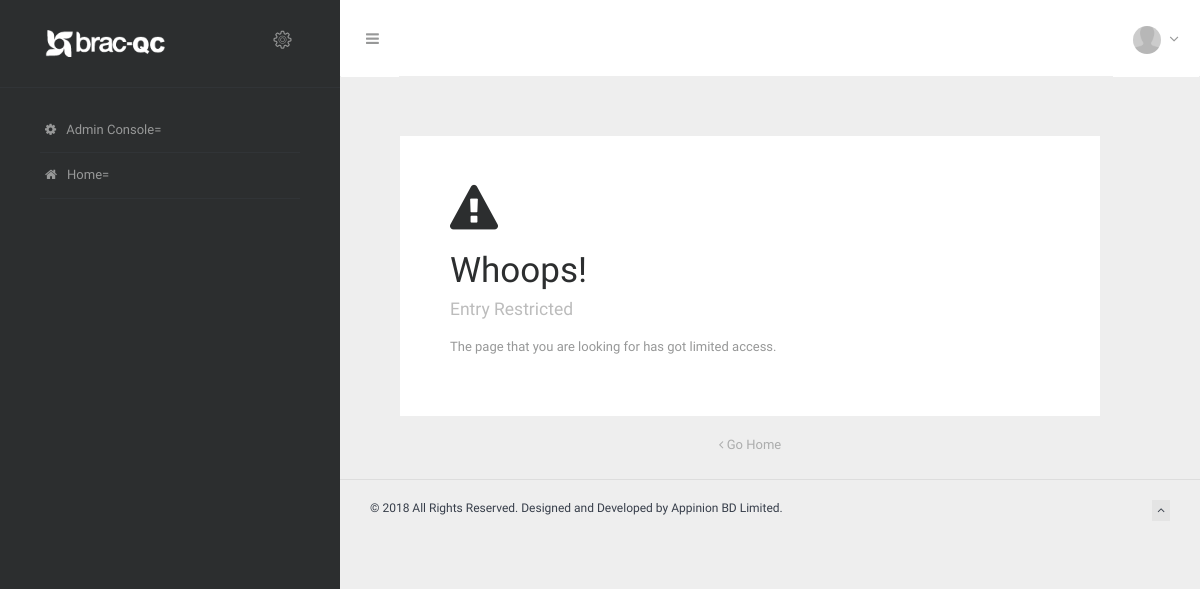
The app's page /index.php/access_denied, older data.
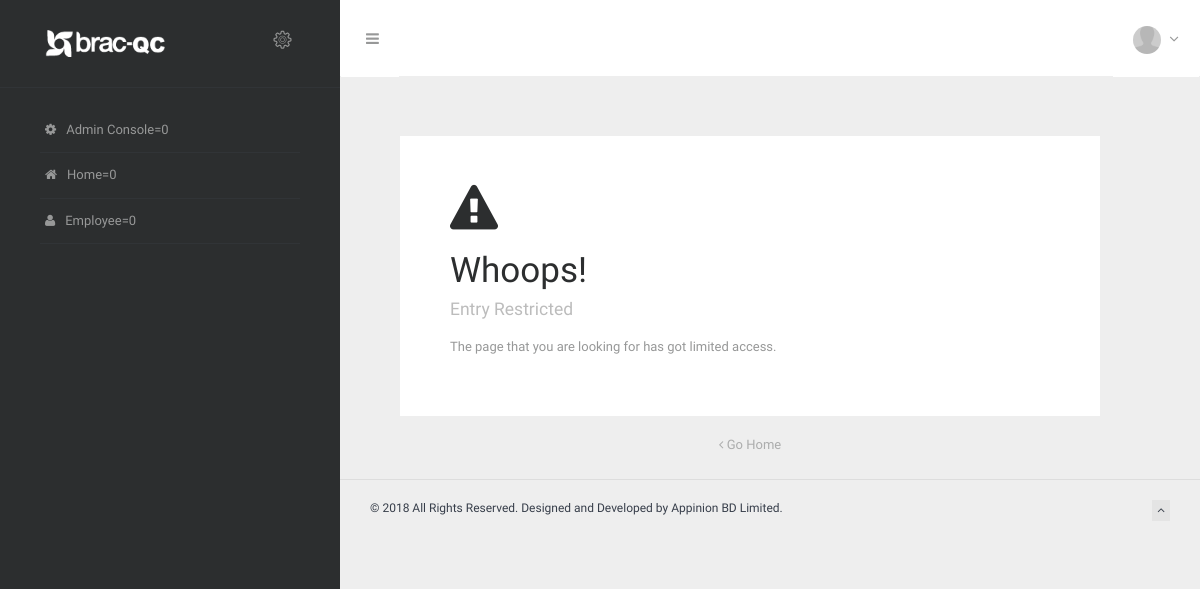
The same page, newer data.
### tables this page shows
CREATE TABLE `tbl_menu` (
  `ser_id` int(8) NOT NULL,
  `menu_label` varchar(40) NOT NULL,
  `menu_url` varchar(250) DEFAULT NULL,
  `menu_icon` varchar(20) DEFAULT NULL,
  `parent_menu` int(8) NOT NULL DEFAULT '0',
  `menu_level` int(6) NOT NULL DEFAULT '0'
);

### application/controllers/Access_denied.php (called while the page is built, shortened)
<?php if ( ! defined('BASEPATH')) exit('No direct script access allowed');
class Access_denied extends CI_Controller
{
    public function index()
    {
        $data['main_content'] = 'vw_access_denied';
        $this->load->view('vw_master', $data);
    }
}

### index.php (called while the page is built, shortened)
<?php
require_once BASEPATH.'core/CodeIgniter.php';

### application/libraries/Aauth.php (the view, shortened to what this page needs)
<?php if (!defined('BASEPATH')) exit('No direct script access allowed');
class Aauth {
	public $CI;
	public function __construct() {
		$this->CI = & get_instance();
	}
	public function get_menu()
	{
		$this->CI->db->select('a.*');
		$this->CI->db->from('tbl_menu a');
		$menu_items  = $this->CI->db->get()->result_array();
		$menu_res = $this->html_ordered_menu($menu_items, 0);
		return $menu_res;
	}
	public function html_ordered_menu($array,$parent_id = 0)
	{
		$menu_html = '<ul class="main-menu" id="main-menu">';
		foreach($array as $element) {
			if($element['parent_menu']==$parent_id) {
				$menu_html .= '<li class="';
				$menu_html .='"><a href="'.base_url().$element['menu_url'].'">';
				if($element['menu_icon']){
					$menu_html .= '<i class="fa fa-2x '.$element['menu_icon'].'"></i>';
				}
				$menu_html .=$element['menu_label'].'='.$element['parent_menu'].'</a>';
				$menu_html .= $this->html_ordered_menu($array,$element['ser_id']);
				$menu_html .= '</li>';
			}
		}
		$menu_html .= '</ul>';
		return $menu_html;
	}
}

### application/views/vw_master.php (shortened to what this page needs)
<!doctype html>
<html lang="en">
<head>
    <link rel="stylesheet" href="<?php echo base_url(); ?>assets/css/fonts/linecons/css/linecons.css">
    <link rel="stylesheet" href="<?php echo base_url(); ?>assets/css/fonts/fontawesome/css/font-awesome.min.css">
    <link rel="stylesheet" href="<?php echo base_url(); ?>assets/css/bootstrap.css">
    <link rel="stylesheet" href="<?php echo base_url(); ?>assets/css/xenon-core.css">
    <link rel="stylesheet" href="<?php echo base_url(); ?>assets/css/xenon-forms.css">
    <link rel="stylesheet" href="<?php echo base_url(); ?>assets/css/xenon-components.css">
    <link rel="stylesheet" href="<?php echo base_url(); ?>assets/css/xenon-skins.css">
    <link rel="stylesheet" href="<?php echo base_url(); ?>assets/css/custom.css">
</head>
<body class="page-body">
<div class="page-container">
    <div class="sidebar-menu toggle-others fixed">
        <div class="sidebar-menu-inner">
            <header class="logo-env">
                <div class="logo">
                    <a href="<?= base_url()?>" class="logo-expanded">
                        <img src="<?php echo base_url(); ?>assets/qc_logo.png" style="width: 120px;" alt="" />
                    </a>
                </div>
                <div class="settings-icon">
                    <a href="#" data-toggle="settings-pane" data-animate="true">
                        <i class="linecons-cog"></i>
                    </a>
                </div>
            </header>
            <?php echo $this->aauth->get_menu(); ?>
        </div>
    </div>
    <div class="main-content">
        <nav class="navbar user-info-navbar"  role="navigation">
            <ul class="user-info-menu left-links list-inline list-unstyled">
                <li class="hidden-sm hidden-xs">
                    <a href="#" data-toggle="sidebar">
                        <i class="fa-bars"></i>
                    </a>
                </li>
            </ul>
            <ul class="user-info-menu right-links list-inline list-unstyled">
                <li class="dropdown user-profile">
                    <a href="#" class="dropdown-toggle" data-toggle="dropdown">
                        <img src="<?php echo base_url(); ?>assets/images/user-4.png" alt="user-image" class="img-circle img-inline userpic-32" width="28" />
                        <span>
                            <i class="fa-angle-down"></i>
							</span>
                    </a>
                </li>
            </ul>
        </nav>
        <?php if(isset($main_content)) { $this->load->view($main_content); } ?>
        <footer class="main-footer sticky footer-type-1">
            <div class="footer-inner">
                <div class="footer-text">
                    <a href="">© 2018 All Rights Reserved. Designed and Developed by Appinion BD Limited.</a>
                </div>
                <div class="go-up">
                    <a href="#" rel="go-top">
                        <i class="fa-angle-up"></i>
                    </a>
                </div>
            </div>
        </footer>
    </div>
</div>
<link rel="stylesheet" href="<?php echo base_url()?>assets/js/daterangepicker/daterangepicker-bs3.css">
<link rel="stylesheet" href="<?php echo base_url()?>assets/js/select2/select2.css">
<link rel="stylesheet" href="<?php echo base_url()?>assets/js/select2/select2-bootstrap.css">
<link rel="stylesheet" href="<?php echo base_url()?>assets/js/multiselect/css/multi-select.css">
<link rel="stylesheet" href="<?php echo base_url()?>assets/js/datatables/dataTables.bootstrap.css">
<link rel="stylesheet" href="<?php echo base_url()?>assets/js/icheck/skins/all.css">
</body>
</html>

### application/views/vw_access_denied.php
<div class="main-content">
    <div class="page-error centered">
        <div class="error-symbol">
            <i class="fa-warning"></i>
        </div>
        <h2>
            Whoops!
            <small>Entry Restricted</small>
        </h2>
        <p>The page that you are looking for has got limited access.</p>
    </div>
    <div class="page-error-search centered">
        <a href="<?= base_url() ?>" class="go-back">
            <i class="fa-angle-left"></i>
            Go Home
        </a>
    </div>
</div>

Row changes from the older to the newer data that the page shows:
changed tbl_menu "Admin Console": parent_menu (not shown) → "0"
changed tbl_menu "Home": parent_menu (not shown) → "0"
added tbl_menu: menu_label "Employee", parent_menu "0"
